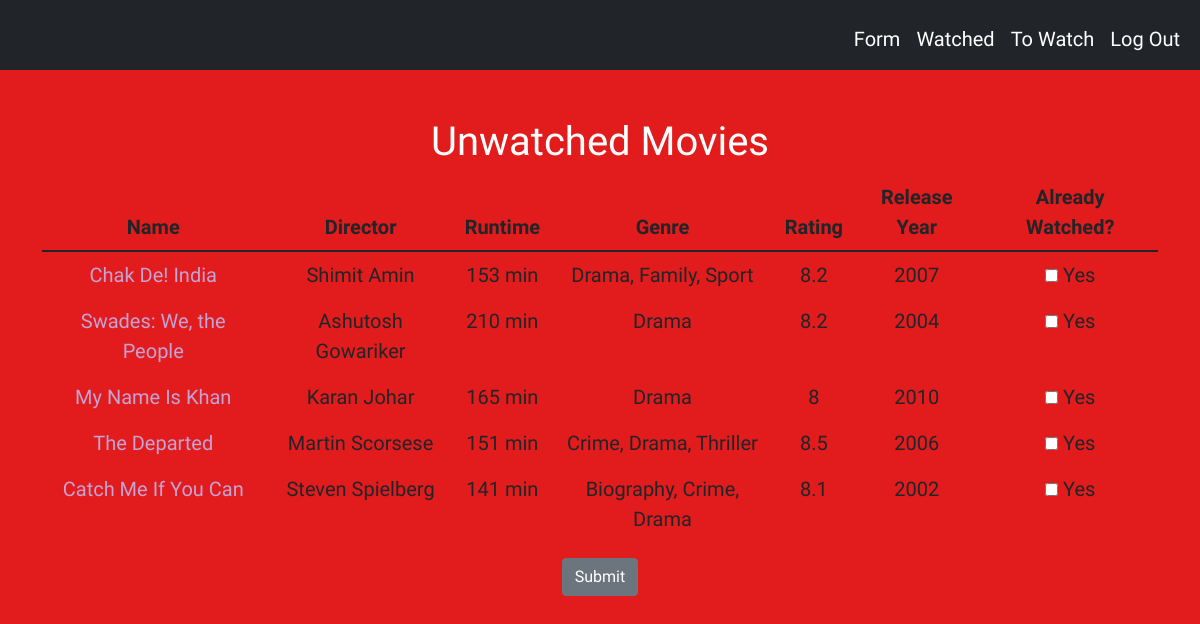
Page /unwatched (signed in) on the earlier database version.
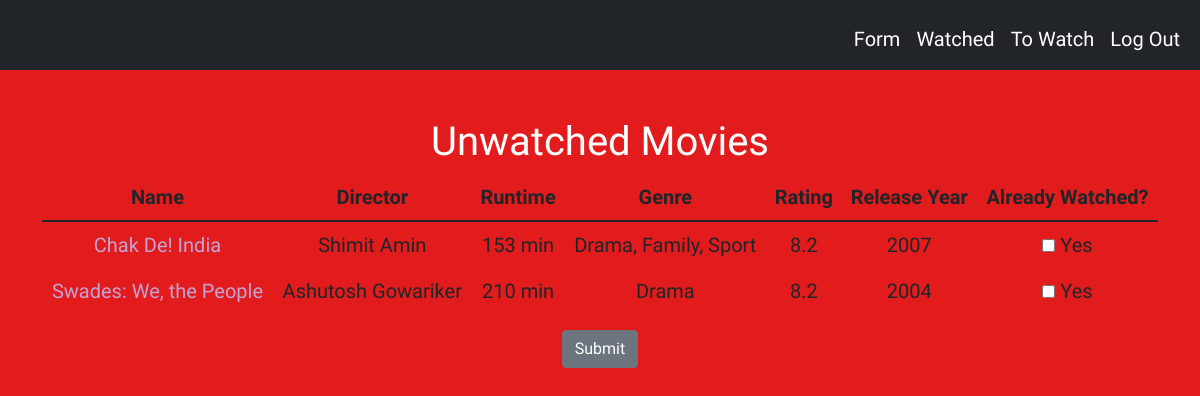
Same page on the later database version.
### tables this page shows
CREATE TABLE to_watch(id INTEGER PRIMARY KEY, movie_name TEXT NOT NULL, runtime TEXT NOT NULL, genre TEXT NOT NULL, rating NUMERIC NOT NULL, released_year INTEGER NOT NULL, user_id INTEGER NOT NULL, director TEXT NOT NULL);

### app.py (the view)
@app.route("/unwatched")
@login_required
def unwatched():
    unwatched = db.execute("SELECT * FROM to_watch WHERE user_id = ?", session["user_id"])
    return render_template("unwatched.html", unwatched=unwatched)

### app.py (called while the page is built)
@app.after_request
def after_request(response):
    response.headers["Cache-Control"] = "no-cache, no-store, must-revalidate"
    response.headers["Expires"] = 0
    response.headers["Pragma"] = "no-cache"
    return response

### helpers.py (called while the page is built)
def login_required(f):
    @wraps(f)
    def decorated_function(*args, **kwargs):
        if session.get("user_id") is None:
            return redirect("/login")
        return f(*args, **kwargs)
    return decorated_function

### templates/unwatched.html (shortened to what this page needs)
{% extends "layout.html" %}
{% block main %}
<h1> Unwatched Movies </h1>
<form method="post" action="/about">
<table class="table">
    <thead>
        <tr>
            <th class="text-center">Name</th>
            <th class="text-center">Director</th>
            <th class="text-center">Runtime</th>
            <th class="text-center">Genre</th>
            <th class="text-center">Rating</th>
            <th class="text-center">Release Year</th>
            <th class="text-center">Already Watched?</th>
        </tr>
    </thead>
    <tbody>
        {% for unwatch in unwatched %}
            <tr>
                {% set movie_name = unwatch.movie_name %}
                <td><a href="/about?movie={{ unwatch.movie_name }}" name="{{ movie_name }}">{{ unwatch.movie_name }}</a></td>
                <td>{{ unwatch.director }}</td>
                <td>{{ unwatch.runtime }}</td>
                <td>{{ unwatch.genre }}</td>
                <td>{{ unwatch.rating }}</td>
                <td>{{ unwatch.released_year }}</td>
                <td>
                    <div>
                        <label><input type="checkbox" name="yes{{unwatch.id}}"> Yes</label>
                    </div>
                </td>
            </tr>
        {% endfor %}
    </tbody>
</table>
<a href="/about"><button type="submit" class="btn btn-secondary">Submit</button></a>
</form>
{% endblock %}

Differences in the rows shown:
no longer on this page (row edited): to_watch: movie_name "My Name Is Khan", director "Karan Johar", runtime "165 min", genre "Drama", rating "8", released_year "2010"
no longer on this page (row edited): to_watch: movie_name "The Departed", director "Martin Scorsese", runtime "151 min", genre "Crime, Drama, Thriller", rating "8.5", released_year "2006"
no longer on this page (row edited): to_watch: movie_name "Catch Me If You Can", director "Steven Spielberg", runtime "141 min", genre "Biography, Crime, Drama", rating "8.1", released_year "2002"
